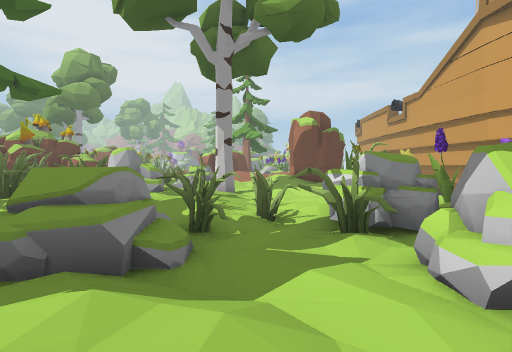
View 1 (above)

24 first-person views from a walk through a Unity game level. The camera is 1.4 m above the floor, tilts 2° down and sees 80° across. The floor is counted in squares, 2 m on a side. Each view is taken from the middle of a square. On the plan, view 1 faces up. The plan holds only what a view shows up to about 10 squares ahead; the rest is blank. The place goes on beyond the plan. The player is left out. Some surface patterns are stand-ins.

View 2
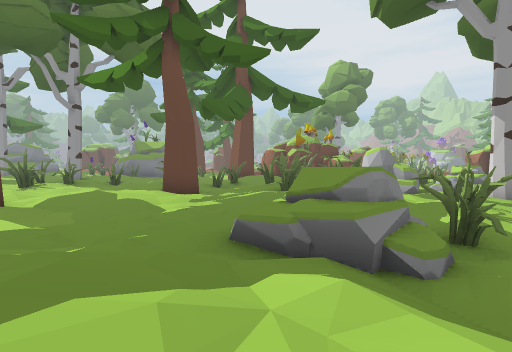

View 3
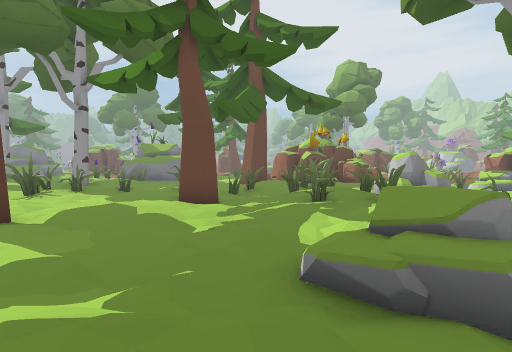

View 4
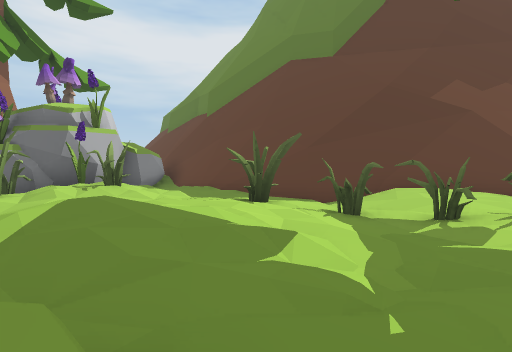

View 5
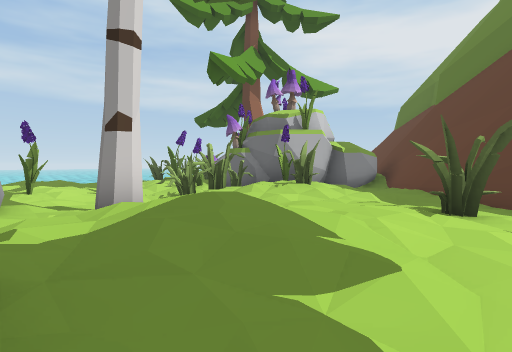

View 6
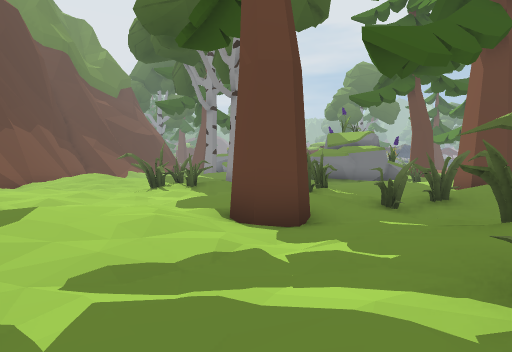

View 7
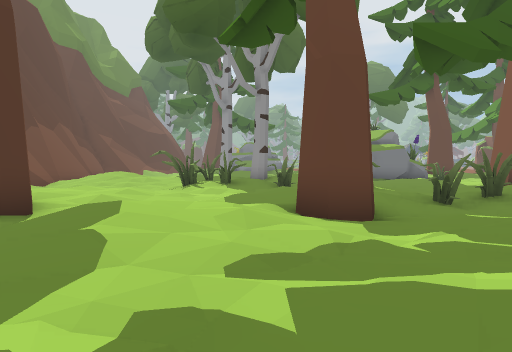

View 8
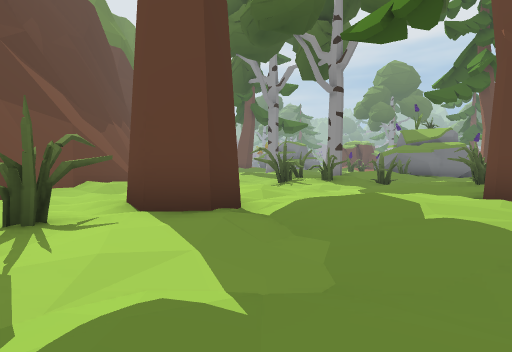

View 9
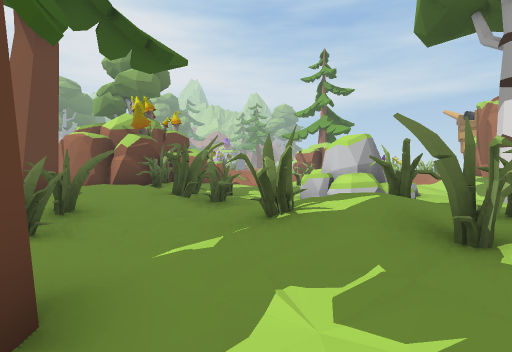

View 10
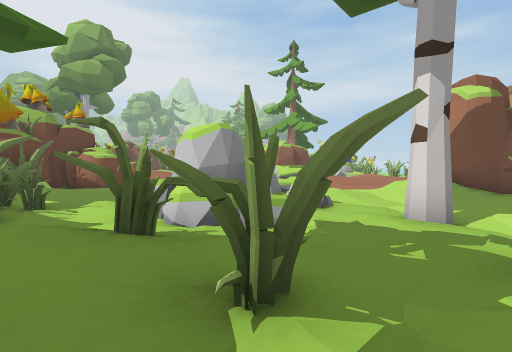

View 11
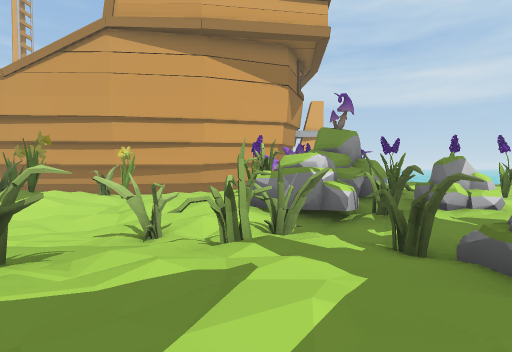

View 12
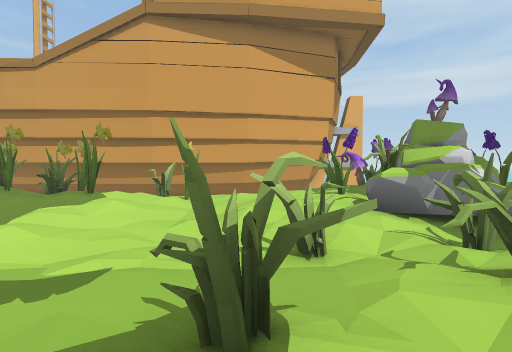

View 13
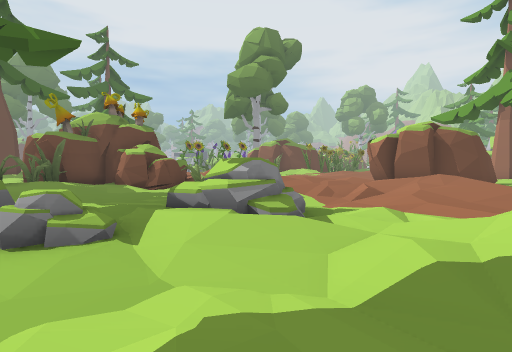

View 14
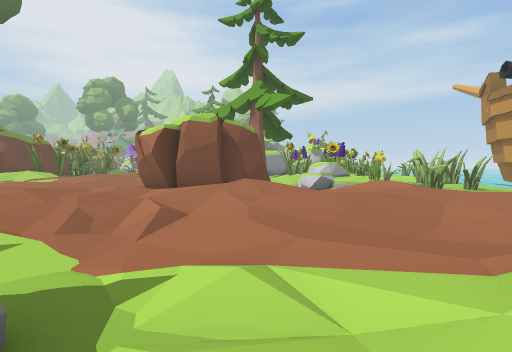

View 15
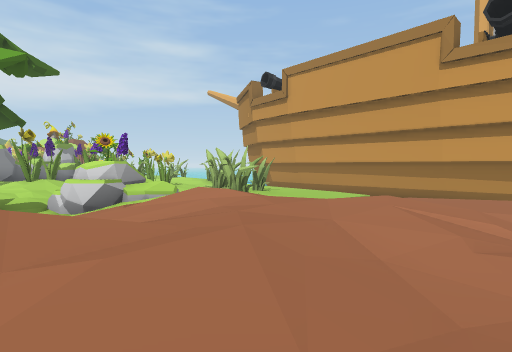

View 16
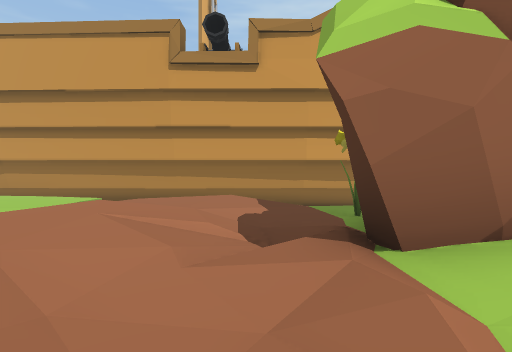

View 17
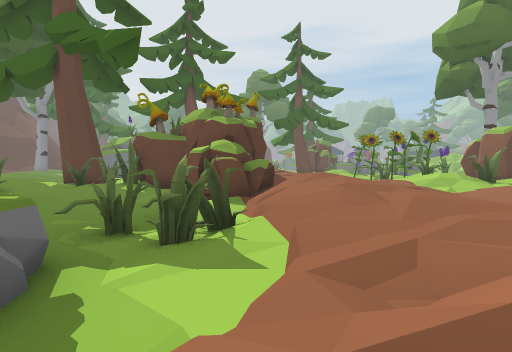

View 18
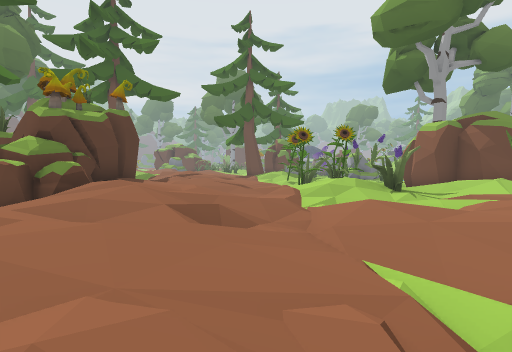

View 19
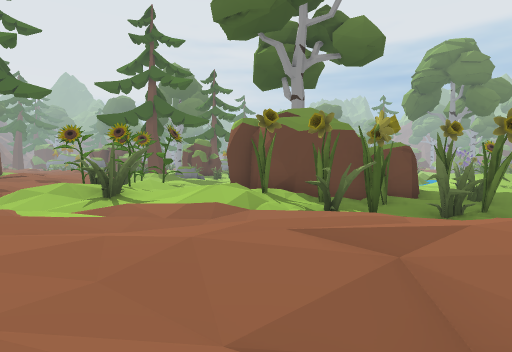

View 20
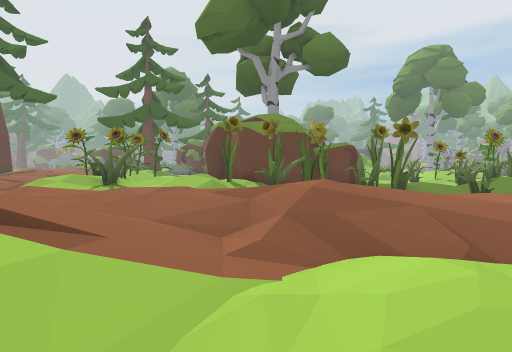

View 21
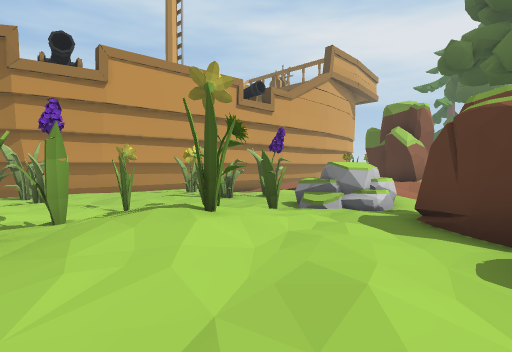

View 22
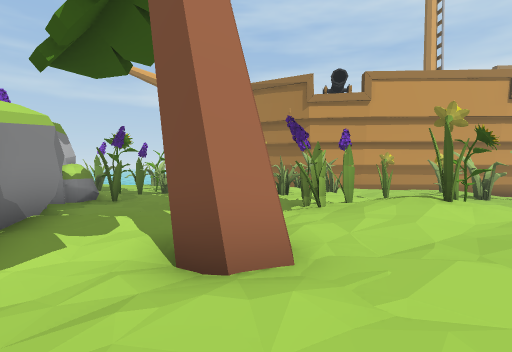

View 23
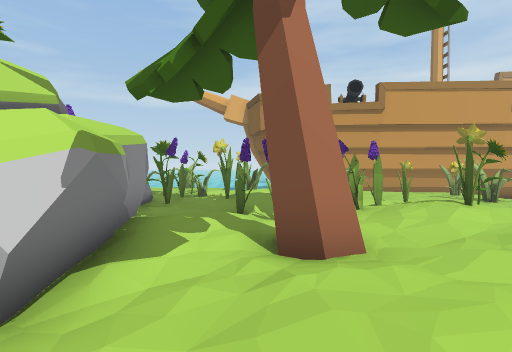

View 24
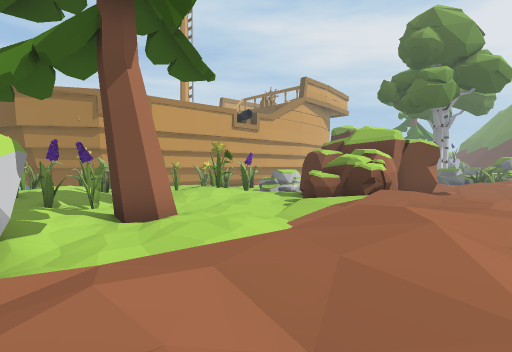

### Floor plan
Key: @ floor where view 1 was taken; # wall or solid block; x gap in a wall; . main floor; : floor 0.25 m higher than the main floor; - floor 0.25 m lower than the main floor; + floor 0.5 m higher than the main floor; _ floor 0.5 m lower than the main floor; * floor 0.75 m higher than the main floor; % floor 1 m higher than the main floor; / step, stairs or slope; = window, fence, low wall or low ledge; ≈ water the walk keeps out of; ^ raised ledge; R rock; M mushroom; O other object.
Columns run from 14 left of view 1 to 11 right of it. Each row starts with its distance up from view 1.
 35   #-##        ##RR.##
 34  ##.x  +*+.####.-.--#
 33  ##.#  +++---.:.-.:
 32  ###-  /**...-.-####
 31   ###.+*%/::.#-##=#
 30   ###::*//...-.####.
 29 ## //::**:+:..:+#-.#--# ≈#
 28 #  *+/:+***^.:#+:-#----
 27    /:::** ###.::#------
 26 /:+#.:+*+  ###..#------ #
 25 /+//:.:::: ###.RR-#-#--_#
 24  #/*//++:/## #-R -#---- #
 23   ::..././####.R/.#-___≈#
 22  .:.:::.::::  -:*+/     #
 21  ++//*//++++**::+/      #
 20  *****%*+*+:++++:+ :.   #
 19   **+//**+:-/::.::/::   #
 18  ######//..--..-:--./   #
 17    ####-###----/##--_≈  #
 16    ###--/#RRR-/+## #_≈  #
 15    #:.----RRR../###/    #
 14  ####:.---...-/...###
 13     #:..   *----..-
 12   #::..:-RRR---..::#
 11 .##+*:#.RRR--#--.:#
 10 :..+*:#./R.---__--.#
  9 ....::-:/::..-__----
  8 ....#-.:*#:.#-_-..-.
  7   ::.-.#++#::.x-:::-.
  6   ##:...:#:++###R:#.#
  5 .#::.#-..:.::.#RRROM
  4 +:..-.:..--.R#/#RRR
  3 :#.--.::....RR..RRRO
  2 ##-...::..--R/-/R.##
  1 #-.::.-.---.::/-.-/.::
  0 .-.::.#..--:+*@#--/.::
 -1 .-.:...#/--.::   --#..
 -2 .---.-.--#-::...##--
 -3 #/:/.-...--#../+#-#.
 -4 #######/:----:#+/#.
 -5       #####/..:####
 -6           ###. #
 -7             ##-#
 -8              ###

Positions as (right, up) in squares from view 1, and headings:
1: (0, 0), facing up
2: (0, 0), facing up-left
3: (-1, 0), facing up-left
4: (-3, 3), facing down
5: (-4, 2), facing down-right
6: (-4, 5), facing left
7: (-4, 4), facing left
8: (-4, 1), facing left
9: (-7, 4), facing up
10: (-4, 6), facing up
11: (-4, 6), facing right
12: (-3, 8), facing right
13: (1, 12), facing up-left
14: (-1, 15), facing up
15: (-1, 18), facing up-right
16: (0, 18), facing right
17: (-1, 18), facing left
18: (-3, 22), facing left
19: (-4, 29), facing left
20: (-2, 30), facing left
21: (-2, 30), facing down-right
22: (-4, 31), facing right
23: (-5, 32), facing right
24: (-7, 34), facing down-right
